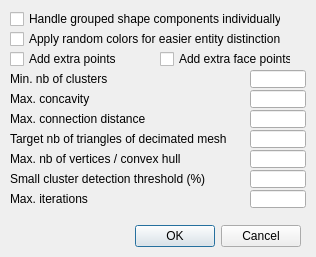
<?xml version="1.0" encoding="UTF-8"?>
<ui version="4.0">
 <class>CQDlgConvexDecomposition</class>
 <widget class="QDialog" name="CQDlgConvexDecomposition">
  <property name="geometry">
   <rect>
    <x>0</x>
    <y>0</y>
    <width>316</width>
    <height>257</height>
   </rect>
  </property>
  <property name="windowTitle">
   <string>Convex Decomposition</string>
  </property>
  <property name="locale">
   <locale language="English" country="UnitedStates"/>
  </property>
  <widget class="QCheckBox" name="qqExtraDistPoints">
   <property name="geometry">
    <rect>
     <x>10</x>
     <y>50</y>
     <width>141</width>
     <height>18</height>
    </rect>
   </property>
   <property name="focusPolicy">
    <enum>Qt::StrongFocus</enum>
   </property>
   <property name="text">
    <string>Add extra points</string>
   </property>
  </widget>
  <widget class="QLabel" name="label">
   <property name="geometry">
    <rect>
     <x>10</x>
     <y>70</y>
     <width>221</width>
     <height>18</height>
    </rect>
   </property>
   <property name="text">
    <string>Min. nb of clusters</string>
   </property>
  </widget>
  <widget class="QLineEdit" name="qqClusters">
   <property name="geometry">
    <rect>
     <x>250</x>
     <y>70</y>
     <width>56</width>
     <height>18</height>
    </rect>
   </property>
  </widget>
  <widget class="QDialogButtonBox" name="qqOkCancel">
   <property name="geometry">
    <rect>
     <x>10</x>
     <y>220</y>
     <width>291</width>
     <height>32</height>
    </rect>
   </property>
   <property name="standardButtons">
    <set>QDialogButtonBox::Cancel|QDialogButtonBox::Ok</set>
   </property>
  </widget>
  <widget class="QLabel" name="label_2">
   <property name="geometry">
    <rect>
     <x>10</x>
     <y>90</y>
     <width>211</width>
     <height>18</height>
    </rect>
   </property>
   <property name="text">
    <string>Max. concavity</string>
   </property>
  </widget>
  <widget class="QLineEdit" name="qqConcavity">
   <property name="geometry">
    <rect>
     <x>250</x>
     <y>90</y>
     <width>56</width>
     <height>18</height>
    </rect>
   </property>
  </widget>
  <widget class="QCheckBox" name="qqExtraFacesPoints">
   <property name="geometry">
    <rect>
     <x>160</x>
     <y>50</y>
     <width>131</width>
     <height>18</height>
    </rect>
   </property>
   <property name="focusPolicy">
    <enum>Qt::StrongFocus</enum>
   </property>
   <property name="text">
    <string>Add extra face points</string>
   </property>
  </widget>
  <widget class="QLabel" name="label_3">
   <property name="geometry">
    <rect>
     <x>10</x>
     <y>110</y>
     <width>221</width>
     <height>18</height>
    </rect>
   </property>
   <property name="text">
    <string>Max. connection distance</string>
   </property>
  </widget>
  <widget class="QLineEdit" name="qqConnectDist">
   <property name="geometry">
    <rect>
     <x>250</x>
     <y>110</y>
     <width>56</width>
     <height>18</height>
    </rect>
   </property>
  </widget>
  <widget class="QLineEdit" name="qqTargetBlabla">
   <property name="geometry">
    <rect>
     <x>250</x>
     <y>130</y>
     <width>56</width>
     <height>18</height>
    </rect>
   </property>
  </widget>
  <widget class="QLabel" name="label_4">
   <property name="geometry">
    <rect>
     <x>10</x>
     <y>130</y>
     <width>231</width>
     <height>18</height>
    </rect>
   </property>
   <property name="text">
    <string>Target nb of triangles of decimated mesh</string>
   </property>
  </widget>
  <widget class="QLabel" name="label_5">
   <property name="geometry">
    <rect>
     <x>10</x>
     <y>150</y>
     <width>231</width>
     <height>18</height>
    </rect>
   </property>
   <property name="text">
    <string>Max. nb of vertices / convex hull</string>
   </property>
  </widget>
  <widget class="QLineEdit" name="qqMaxHullVertices">
   <property name="geometry">
    <rect>
     <x>250</x>
     <y>150</y>
     <width>56</width>
     <height>18</height>
    </rect>
   </property>
  </widget>
  <widget class="QLabel" name="label_6">
   <property name="geometry">
    <rect>
     <x>10</x>
     <y>170</y>
     <width>231</width>
     <height>18</height>
    </rect>
   </property>
   <property name="text">
    <string>Small cluster detection threshold (%)</string>
   </property>
  </widget>
  <widget class="QLineEdit" name="qqSmallClusterThreshold">
   <property name="geometry">
    <rect>
     <x>250</x>
     <y>170</y>
     <width>56</width>
     <height>18</height>
    </rect>
   </property>
  </widget>
  <widget class="QCheckBox" name="qqIndividualComponents">
   <property name="geometry">
    <rect>
     <x>10</x>
     <y>10</y>
     <width>271</width>
     <height>18</height>
    </rect>
   </property>
   <property name="focusPolicy">
    <enum>Qt::StrongFocus</enum>
   </property>
   <property name="text">
    <string>Handle grouped shape components individually</string>
   </property>
  </widget>
  <widget class="QCheckBox" name="qqRandomColors">
   <property name="geometry">
    <rect>
     <x>10</x>
     <y>30</y>
     <width>291</width>
     <height>18</height>
    </rect>
   </property>
   <property name="focusPolicy">
    <enum>Qt::StrongFocus</enum>
   </property>
   <property name="text">
    <string>Apply random colors for easier entity distinction</string>
   </property>
  </widget>
  <widget class="QLabel" name="label_7">
   <property name="geometry">
    <rect>
     <x>10</x>
     <y>190</y>
     <width>231</width>
     <height>18</height>
    </rect>
   </property>
   <property name="text">
    <string>Max. iterations</string>
   </property>
  </widget>
  <widget class="QLineEdit" name="qqMaxIterations">
   <property name="geometry">
    <rect>
     <x>250</x>
     <y>190</y>
     <width>56</width>
     <height>18</height>
    </rect>
   </property>
  </widget>
 </widget>
 <tabstops>
  <tabstop>qqIndividualComponents</tabstop>
  <tabstop>qqRandomColors</tabstop>
  <tabstop>qqExtraDistPoints</tabstop>
  <tabstop>qqExtraFacesPoints</tabstop>
  <tabstop>qqClusters</tabstop>
  <tabstop>qqConcavity</tabstop>
  <tabstop>qqConnectDist</tabstop>
  <tabstop>qqTargetBlabla</tabstop>
  <tabstop>qqMaxHullVertices</tabstop>
  <tabstop>qqSmallClusterThreshold</tabstop>
  <tabstop>qqMaxIterations</tabstop>
  <tabstop>qqOkCancel</tabstop>
 </tabstops>
 <resources/>
 <connections/>
</ui>
